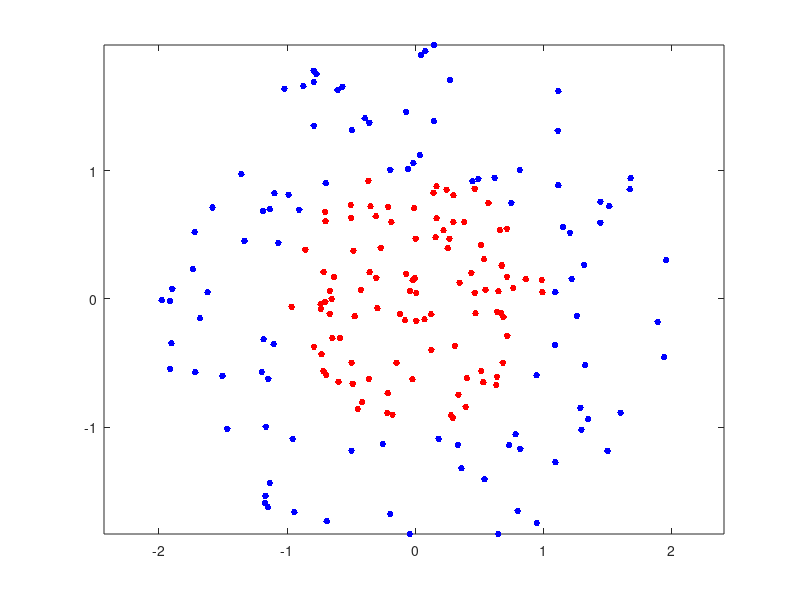
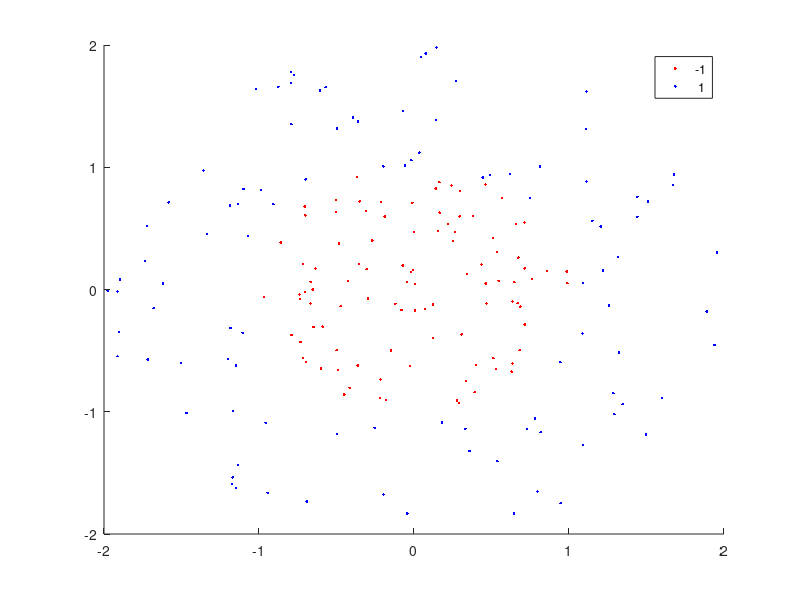

These charts were generated, in order, by the following MATLAB code: (Note: this script raises an error after producing the figures.)
clear all
close all

%Generate 100 points uniformly distributed in the unit disk. 
rng(1); % For reproducibility
r = sqrt(rand(100,1)); % Radius
t = 2*pi*rand(100,1);  % Angle
data1 = [r.*cos(t), r.*sin(t)]; % Points

%Generate 100 points uniformly distributed in the annulus.
r2 = sqrt(3*rand(100,1)+1); % Radius
t2 = 2*pi*rand(100,1);      % Angle
data2 = [r2.*cos(t2), r2.*sin(t2)]; % points

figure(1)
plot(data1(:,1),data1(:,2),'r.','MarkerSize',15)
hold on
plot(data2(:,1),data2(:,2),'b.','MarkerSize',15)
%ezpolar(@(x)1);ezpolar(@(x)2);
axis equal
hold off

data3 = [data1;data2];
theclass = ones(200,1);
theclass(1:100) = -1;

%Train the SVM Classifier
cl = fitcsvm(data3,theclass,'KernelFunction','rbf',...
    'BoxConstraint',Inf,'ClassNames',[-1,1]);

% Predict scores over the grid
d = 0.02;
[x1Grid,x2Grid] = meshgrid(min(data3(:,1)):d:max(data3(:,1)),...
    min(data3(:,2)):d:max(data3(:,2)));
xGrid = [x1Grid(:),x2Grid(:)];
[~,scores] = predict(cl,xGrid);

% Plot the data and the decision boundary
figure(2);
h(1:2) = gscatter(data3(:,1),data3(:,2),theclass,'rb','.');
hold on
%ezpolar(@(x)1);
h(3) = plot(data3(cl.IsSupportVector,1),data3(cl.IsSupportVector,2),'marker','square','linestyle','none','markersize',12);
contour(x1Grid,x2Grid,reshape(scores(:,2),size(x1Grid)),[0 0],'k');
legend(h,{'-1','+1','Support Vectors'});
axis equal
hold off